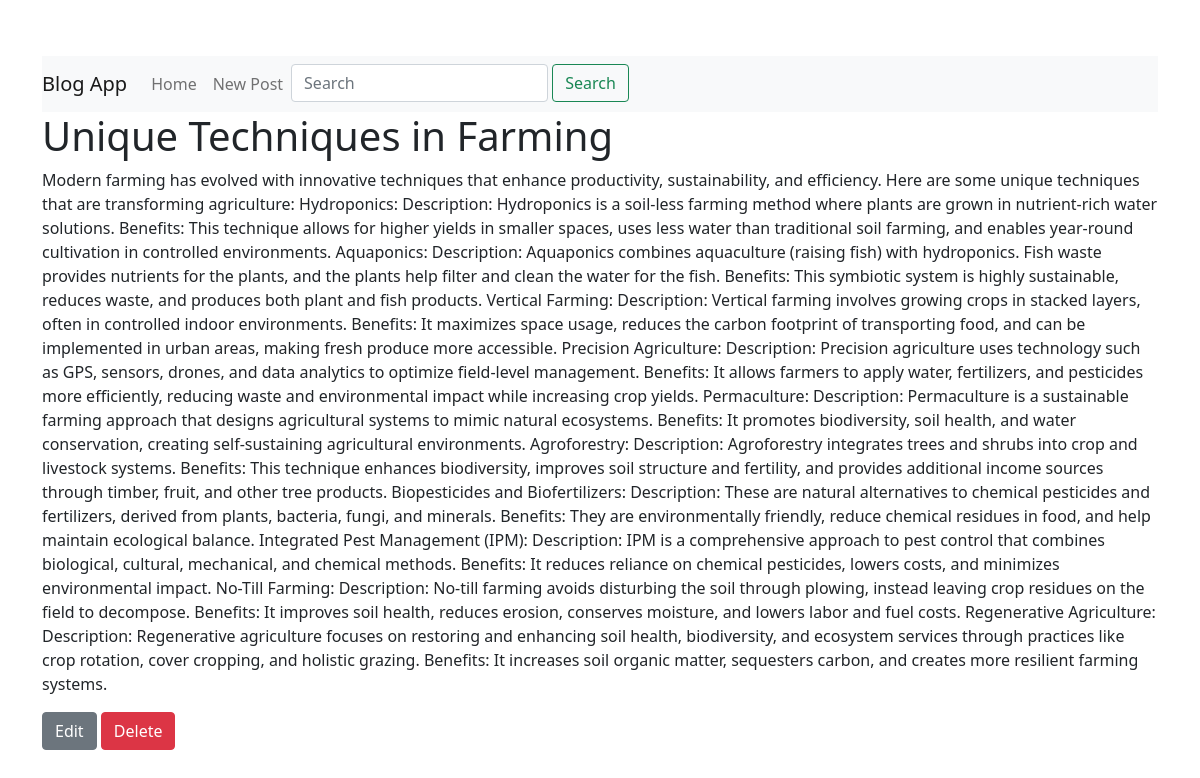
Screenshot of /post/3 with the database file from the repository.
### app/models.py (models this page shows, shortened)
class Post(db.Model):
    id = db.Column(db.Integer, primary_key=True)
    title = db.Column(db.String(100), nullable=False)
    content = db.Column(db.Text, nullable=False)
    date_posted = db.Column(db.DateTime, nullable=False, default=datetime.utcnow)

### app/routes.py (the view)
@app.route("/post/<int:post_id>")
def post(post_id):
    post = Post.query.get_or_404(post_id)
    return render_template("detail.html", title=post.title, post=post)

### app/templates/detail.html
{% extends "base.html" %}
{% block content %}
<h1>{{ post.title }}</h1>
<p>{{ post.content }}</p>
<a href="{{ url_for('edit_post', post_id=post.id) }}" class="btn btn-secondary">Edit</a>
<form action="{{ url_for('delete_post', post_id=post.id) }}" method="POST" class="d-inline">
    <button type="submit" class="btn btn-danger">Delete</button>
</form>
{% endblock %}

### app/static/css/styles.css (style rules this page uses)
body { padding-top: 56px; }

### rows the page displays
Post: title "Unique Techniques in Farming", content "Modern farming has evolved with innovative techniques that enhance productivity, sustainability, and efficiency. Here are some unique techniques that are transforming agriculture: Hydroponics: Description: Hydroponics is a soil-less farming method where plants are grown in nutrient-rich water solutions. Benefits: This technique allows for higher yields in smaller spaces, uses less water than traditional soil farming, and enables year-round cultivation in controlled environments. Aquaponics: Description: Aquaponics combines aquaculture (raising fish) with hydroponics. Fish waste provides nutrients for the plants, and the plants help filter and clean the water for the fish. Benefits: This…"
